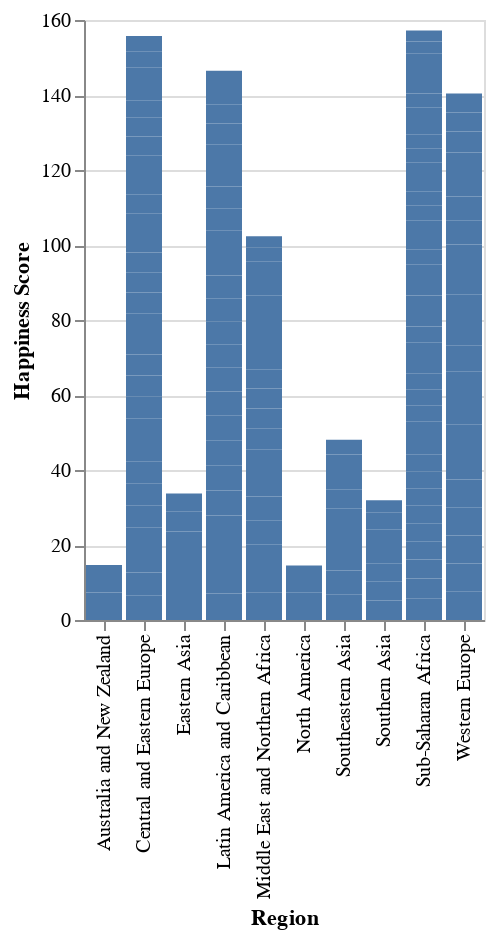

The cell this chart's notebook holds for it:
### Code cell
alt.Chart(data).mark_bar().encode(
 x = "Region" ,
 y = "Happiness Score")

### Figure 1 — Vega-Lite specification as saved in the notebook (floating-point values rounded to 4 significant figures; data arrays with more than 128 entries replaced by an {"elided": "..."} marker saying what was removed)
{"config": {"view": {"continuousWidth": 300, "continuousHeight": 300}}, "data": {"name": "data-7788278e77f66128859c57f947a291e7"}, "mark": {"type": "bar"}, "encoding": {"x": {"field": "Region", "type": "nominal"}, "y": {"field": "Happiness Score", "type": "quantitative"}}, "$schema": "https://vega.github.io/schema/vega-lite/v5.8.0.json", "datasets": {"data-7788278e77f66128859c57f947a291e7": {"elided": "157 records"}}}
